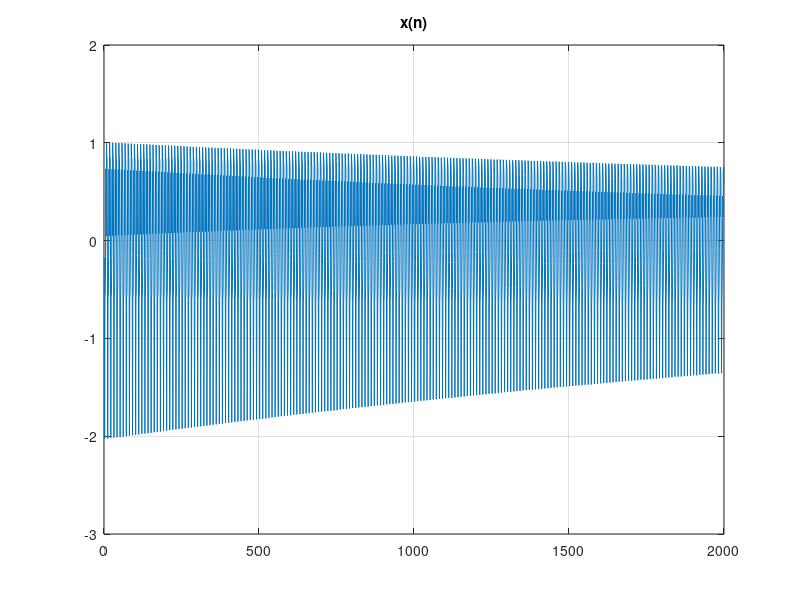

Write MATLAB code to recreate this figure. (Note: this script raises an error after producing the figure.)
clear all; close all;
N = 2000;                    % liczba analizowanych probek danych
fpr = 10000; dt = 1/fpr;    % liczba probek danych na sekunde, okres probkowania
f = [ 1000  2000  3000 4000];  % liczba powtorzen na sekunde skladowych sinusoidalnych
d = [ 1     2    3 4];  % tlumienie kolejnych skladowych
A = [ 1     0.5   0.25 0.5];  % amplituda kolejnych skladowych
K = length(f);              % liczba skladowych sygnalu
x = zeros(1,N);             % inicjalizacja danych
for k = 1 : K               % generacja i akumulacja kolejnych sinusoid 
   x =  x + A(k) * exp(-d(k)*(0:N-1)*dt) .* cos(2*pi*f(k)*(0:N-1)*dt + pi*rand(1,1));
end
SNR = 60; x = awgn(x,SNR);                   % dodanie szumu, poziom w decybelach
figure; plot(x); grid; title('x(n)');        % pokazanie sygnalu
[fest1, dest1 ] = fLP(x,K,dt),               % metoda LP Prony'ego
[fest2, dest2 ] = fLPSVD(x,K,dt),            % metoda LP-SVD Kumaresana-Tuftsa
[fest1 fest2], [dest1 dest2],                % porownanie

err_fest1 = max(abs(fest1 - f.')),
err_dest1 = max(abs(dest1 - d.')),
err_fest2 = max(abs(fest2 - f.')),
err_dest2 = max(abs(dest2 - d.')),

if err_fest1 > err_fest2
   disp("flp lepsze niż flpsvd (f)")
else
   disp("flpsvd lepsze niż flp (f)")
end
if err_dest1 > err_dest2
   disp("flp lepsze niż flpsvd (d)")
else
   disp("flpsvd lepsze niż flp (d)")
end

%flp
%1) W miarę zwiększania liczby analizowanych próbek, błąd się zmniejsza
%2) W miarę zwiększania wartości składowych, błąd się zmniejsza
%3) W miarę zwiększania ilości składowych, błąd się zmniejsza
%4) W miarę zwiększania wartości SNR, błąd się zmniejsza

%flpsvd
%1) W miarę zwiększania liczby analizowanych próbek, błąd się zmniejsza
%2) W miarę zwiększania wartości składowych, błąd się zmniejsza
%3) W miarę zwiększania ilości składowych, błąd się zmniejsza
%4) W miarę zwiększania wartości SNR, błąd się zmniejsza

%flp okazało się lepsze dodatkowo jest szybsze
